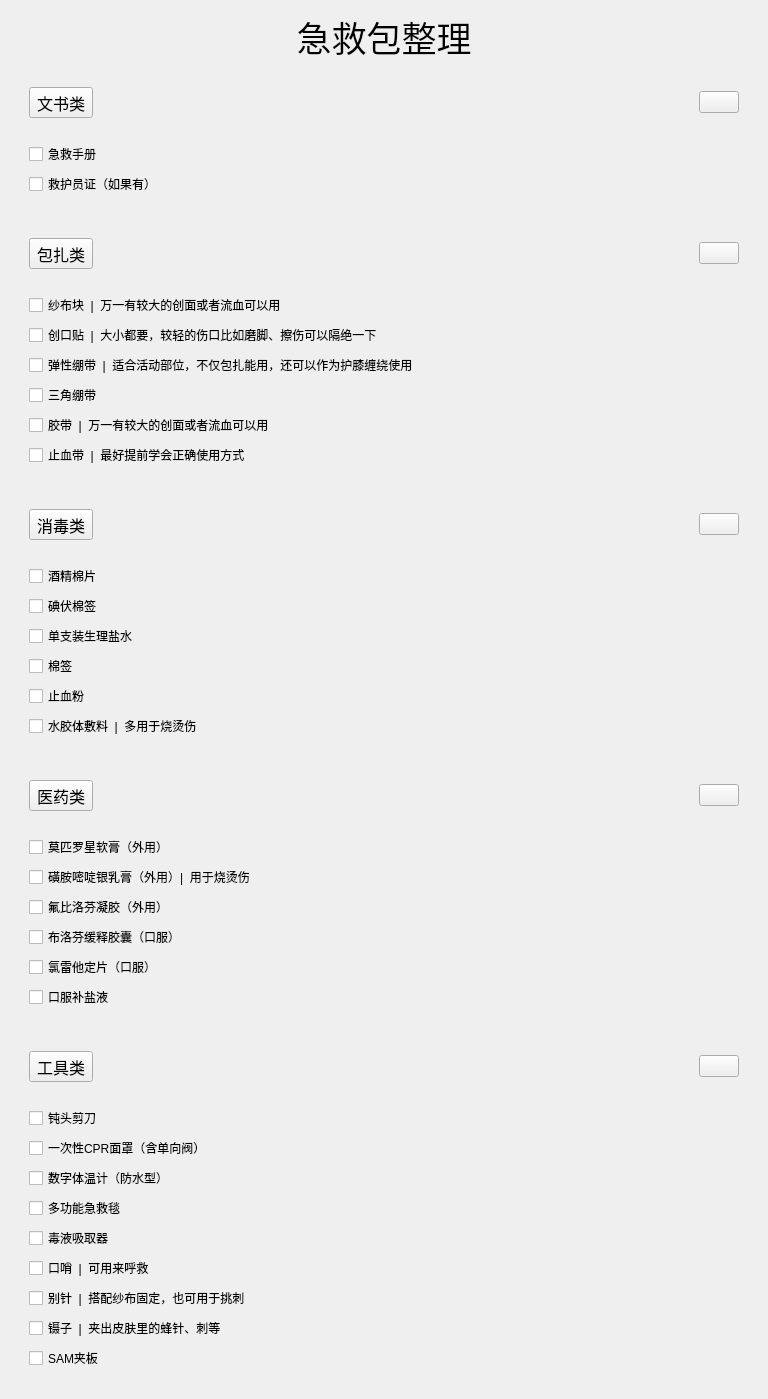
<?xml version="1.0" encoding="UTF-8"?>
<ui version="4.0">
 <class>Kits</class>
 <widget class="QWidget" name="Kits">
  <property name="geometry">
   <rect>
    <x>0</x>
    <y>0</y>
    <width>768</width>
    <height>600</height>
   </rect>
  </property>
  <property name="windowTitle">
   <string>Form</string>
  </property>
  <layout class="QVBoxLayout" name="verticalLayout_11">
   <item>
    <widget class="QLabel" name="label">
     <property name="font">
      <font>
       <family>仿宋</family>
       <pointsize>26</pointsize>
      </font>
     </property>
     <property name="text">
      <string>&lt;html&gt;&lt;head/&gt;&lt;body&gt;&lt;p align=&quot;center&quot;&gt;急救包整理&lt;/p&gt;&lt;/body&gt;&lt;/html&gt;</string>
     </property>
    </widget>
   </item>
   <item>
    <widget class="QWidget" name="widgetbook" native="true">
     <layout class="QVBoxLayout" name="verticalLayout">
      <item>
       <widget class="QWidget" name="book" native="true">
        <layout class="QHBoxLayout" name="horizontalLayout">
         <item>
          <widget class="QToolButton" name="tbbook">
           <property name="font">
            <font>
             <family>楷体</family>
             <pointsize>12</pointsize>
            </font>
           </property>
           <property name="toolTip">
            <string>&lt;html&gt;&lt;head/&gt;&lt;body&gt;&lt;p&gt;&lt;br/&gt;&lt;/p&gt;&lt;/body&gt;&lt;/html&gt;</string>
           </property>
           <property name="text">
            <string>文书类</string>
           </property>
          </widget>
         </item>
         <item>
          <spacer name="horizontalSpacer_9">
           <property name="orientation">
            <enum>Qt::Orientation::Horizontal</enum>
           </property>
           <property name="sizeHint" stdset="0">
            <size>
             <width>40</width>
             <height>20</height>
            </size>
           </property>
          </spacer>
         </item>
         <item>
          <widget class="QPushButton" name="btbook">
           <property name="text">
            <string/>
           </property>
          </widget>
         </item>
        </layout>
       </widget>
      </item>
      <item>
       <widget class="QWidget" name="bookbox" native="true">
        <layout class="QVBoxLayout" name="verticalLayout_6">
         <item>
          <widget class="QCheckBox" name="checkBox">
           <property name="text">
            <string>急救手册</string>
           </property>
          </widget>
         </item>
         <item>
          <widget class="QCheckBox" name="checkBox_8">
           <property name="text">
            <string>救护员证（如果有）</string>
           </property>
          </widget>
         </item>
        </layout>
       </widget>
      </item>
     </layout>
    </widget>
   </item>
   <item>
    <widget class="QWidget" name="widgetbandage" native="true">
     <layout class="QVBoxLayout" name="verticalLayout_8">
      <item>
       <widget class="QWidget" name="bandage" native="true">
        <layout class="QHBoxLayout" name="horizontalLayout_3">
         <item>
          <widget class="QToolButton" name="tbbandage">
           <property name="font">
            <font>
             <family>楷体</family>
             <pointsize>12</pointsize>
            </font>
           </property>
           <property name="toolTip">
            <string>&lt;html&gt;&lt;head/&gt;&lt;body&gt;&lt;p&gt;&lt;br/&gt;&lt;/p&gt;&lt;/body&gt;&lt;/html&gt;</string>
           </property>
           <property name="text">
            <string>包扎类</string>
           </property>
          </widget>
         </item>
         <item>
          <spacer name="horizontalSpacer_2">
           <property name="orientation">
            <enum>Qt::Orientation::Horizontal</enum>
           </property>
           <property name="sizeHint" stdset="0">
            <size>
             <width>40</width>
             <height>20</height>
            </size>
           </property>
          </spacer>
         </item>
         <item>
          <widget class="QPushButton" name="btbandage">
           <property name="text">
            <string/>
           </property>
          </widget>
         </item>
        </layout>
       </widget>
      </item>
      <item>
       <widget class="QWidget" name="bandagebox" native="true">
        <layout class="QVBoxLayout" name="verticalLayout_4">
         <item>
          <widget class="QCheckBox" name="checkBox_2">
           <property name="text">
            <string>纱布块  |  万一有较大的创面或者流血可以用</string>
           </property>
          </widget>
         </item>
         <item>
          <widget class="QCheckBox" name="checkBox_3">
           <property name="text">
            <string>创口贴  |  大小都要，较轻的伤口比如磨脚、擦伤可以隔绝一下</string>
           </property>
          </widget>
         </item>
         <item>
          <widget class="QCheckBox" name="checkBox_4">
           <property name="text">
            <string>弹性绷带  |  适合活动部位，不仅包扎能用，还可以作为护膝缠绕使用</string>
           </property>
          </widget>
         </item>
         <item>
          <widget class="QCheckBox" name="checkBox_5">
           <property name="text">
            <string>三角绷带</string>
           </property>
          </widget>
         </item>
         <item>
          <widget class="QCheckBox" name="checkBox_6">
           <property name="text">
            <string>胶带  |  万一有较大的创面或者流血可以用</string>
           </property>
          </widget>
         </item>
         <item>
          <widget class="QCheckBox" name="checkBox_7">
           <property name="text">
            <string>止血带  |  最好提前学会正确使用方式</string>
           </property>
          </widget>
         </item>
        </layout>
       </widget>
      </item>
     </layout>
    </widget>
   </item>
   <item>
    <widget class="QWidget" name="widgetdisinfect" native="true">
     <layout class="QVBoxLayout" name="verticalLayout_7">
      <item>
       <widget class="QWidget" name="disinfect" native="true">
        <layout class="QHBoxLayout" name="horizontalLayout_2">
         <item>
          <widget class="QToolButton" name="tbdisinfect">
           <property name="font">
            <font>
             <family>楷体</family>
             <pointsize>12</pointsize>
            </font>
           </property>
           <property name="toolTip">
            <string>&lt;html&gt;&lt;head/&gt;&lt;body&gt;&lt;p&gt;&lt;br/&gt;&lt;/p&gt;&lt;/body&gt;&lt;/html&gt;</string>
           </property>
           <property name="text">
            <string>消毒类</string>
           </property>
          </widget>
         </item>
         <item>
          <spacer name="horizontalSpacer">
           <property name="orientation">
            <enum>Qt::Orientation::Horizontal</enum>
           </property>
           <property name="sizeHint" stdset="0">
            <size>
             <width>40</width>
             <height>20</height>
            </size>
           </property>
          </spacer>
         </item>
         <item>
          <widget class="QPushButton" name="btdisinfect">
           <property name="text">
            <string/>
           </property>
          </widget>
         </item>
        </layout>
       </widget>
      </item>
      <item>
       <widget class="QWidget" name="disinfectbox" native="true">
        <layout class="QVBoxLayout" name="verticalLayout_2">
         <item>
          <widget class="QCheckBox" name="checkBox_38">
           <property name="text">
            <string>酒精棉片</string>
           </property>
          </widget>
         </item>
         <item>
          <widget class="QCheckBox" name="checkBox_37">
           <property name="text">
            <string>碘伏棉签</string>
           </property>
          </widget>
         </item>
         <item>
          <widget class="QCheckBox" name="checkBox_40">
           <property name="text">
            <string>单支装生理盐水</string>
           </property>
          </widget>
         </item>
         <item>
          <widget class="QCheckBox" name="checkBox_36">
           <property name="text">
            <string>棉签</string>
           </property>
          </widget>
         </item>
         <item>
          <widget class="QCheckBox" name="checkBox_35">
           <property name="text">
            <string>止血粉</string>
           </property>
          </widget>
         </item>
         <item>
          <widget class="QCheckBox" name="checkBox_39">
           <property name="text">
            <string>水胶体敷料  |  多用于烧烫伤</string>
           </property>
          </widget>
         </item>
        </layout>
       </widget>
      </item>
     </layout>
    </widget>
   </item>
   <item>
    <widget class="QWidget" name="widgetmedicine" native="true">
     <layout class="QVBoxLayout" name="verticalLayout_9">
      <item>
       <widget class="QWidget" name="medicine" native="true">
        <layout class="QHBoxLayout" name="horizontalLayout_4">
         <item>
          <widget class="QToolButton" name="tbmadicine">
           <property name="font">
            <font>
             <family>楷体</family>
             <pointsize>12</pointsize>
            </font>
           </property>
           <property name="toolTip">
            <string>&lt;html&gt;&lt;head/&gt;&lt;body&gt;&lt;p&gt;&lt;br/&gt;&lt;/p&gt;&lt;/body&gt;&lt;/html&gt;</string>
           </property>
           <property name="text">
            <string>医药类</string>
           </property>
          </widget>
         </item>
         <item>
          <spacer name="horizontalSpacer_3">
           <property name="orientation">
            <enum>Qt::Orientation::Horizontal</enum>
           </property>
           <property name="sizeHint" stdset="0">
            <size>
             <width>40</width>
             <height>20</height>
            </size>
           </property>
          </spacer>
         </item>
         <item>
          <widget class="QPushButton" name="btmedicine">
           <property name="text">
            <string/>
           </property>
          </widget>
         </item>
        </layout>
       </widget>
      </item>
      <item>
       <widget class="QWidget" name="medicinebox" native="true">
        <layout class="QVBoxLayout" name="verticalLayout_3">
         <item>
          <widget class="QCheckBox" name="checkBox_23">
           <property name="text">
            <string>莫匹罗星软膏（外用）</string>
           </property>
          </widget>
         </item>
         <item>
          <widget class="QCheckBox" name="checkBox_24">
           <property name="text">
            <string>磺胺嘧啶银乳膏（外用）|  用于烧烫伤</string>
           </property>
          </widget>
         </item>
         <item>
          <widget class="QCheckBox" name="checkBox_25">
           <property name="text">
            <string>氟比洛芬凝胶（外用）</string>
           </property>
          </widget>
         </item>
         <item>
          <widget class="QCheckBox" name="checkBox_26">
           <property name="text">
            <string>布洛芬缓释胶囊（口服）</string>
           </property>
          </widget>
         </item>
         <item>
          <widget class="QCheckBox" name="checkBox_27">
           <property name="text">
            <string>氯雷他定片（口服）</string>
           </property>
          </widget>
         </item>
         <item>
          <widget class="QCheckBox" name="checkBox_28">
           <property name="text">
            <string>口服补盐液</string>
           </property>
          </widget>
         </item>
        </layout>
       </widget>
      </item>
     </layout>
    </widget>
   </item>
   <item>
    <widget class="QWidget" name="widgettool" native="true">
     <layout class="QVBoxLayout" name="verticalLayout_10">
      <item>
       <widget class="QWidget" name="tool" native="true">
        <layout class="QHBoxLayout" name="horizontalLayout_5">
         <item>
          <widget class="QToolButton" name="tbtool">
           <property name="font">
            <font>
             <family>楷体</family>
             <pointsize>12</pointsize>
            </font>
           </property>
           <property name="toolTip">
            <string>&lt;html&gt;&lt;head/&gt;&lt;body&gt;&lt;p&gt;&lt;br/&gt;&lt;/p&gt;&lt;/body&gt;&lt;/html&gt;</string>
           </property>
           <property name="text">
            <string>工具类</string>
           </property>
          </widget>
         </item>
         <item>
          <spacer name="horizontalSpacer_4">
           <property name="orientation">
            <enum>Qt::Orientation::Horizontal</enum>
           </property>
           <property name="sizeHint" stdset="0">
            <size>
             <width>40</width>
             <height>20</height>
            </size>
           </property>
          </spacer>
         </item>
         <item>
          <widget class="QPushButton" name="bttool">
           <property name="text">
            <string/>
           </property>
          </widget>
         </item>
        </layout>
       </widget>
      </item>
      <item>
       <widget class="QWidget" name="toolbox" native="true">
        <layout class="QVBoxLayout" name="verticalLayout_5">
         <item>
          <widget class="QCheckBox" name="checkBox_14">
           <property name="text">
            <string>钝头剪刀</string>
           </property>
          </widget>
         </item>
         <item>
          <widget class="QCheckBox" name="checkBox_15">
           <property name="text">
            <string>一次性CPR面罩（含单向阀）</string>
           </property>
          </widget>
         </item>
         <item>
          <widget class="QCheckBox" name="checkBox_16">
           <property name="text">
            <string>数字体温计（防水型）</string>
           </property>
          </widget>
         </item>
         <item>
          <widget class="QCheckBox" name="checkBox_17">
           <property name="text">
            <string>多功能急救毯</string>
           </property>
          </widget>
         </item>
         <item>
          <widget class="QCheckBox" name="checkBox_18">
           <property name="text">
            <string>毒液吸取器</string>
           </property>
          </widget>
         </item>
         <item>
          <widget class="QCheckBox" name="checkBox_19">
           <property name="text">
            <string>口哨  |  可用来呼救</string>
           </property>
          </widget>
         </item>
         <item>
          <widget class="QCheckBox" name="checkBox_20">
           <property name="text">
            <string>别针  |  搭配纱布固定，也可用于挑刺</string>
           </property>
          </widget>
         </item>
         <item>
          <widget class="QCheckBox" name="checkBox_21">
           <property name="text">
            <string>镊子  |  夹出皮肤里的蜂针、刺等</string>
           </property>
          </widget>
         </item>
         <item>
          <widget class="QCheckBox" name="checkBox_22">
           <property name="text">
            <string>SAM夹板</string>
           </property>
          </widget>
         </item>
        </layout>
       </widget>
      </item>
     </layout>
    </widget>
   </item>
  </layout>
 </widget>
 <resources/>
 <connections/>
</ui>
